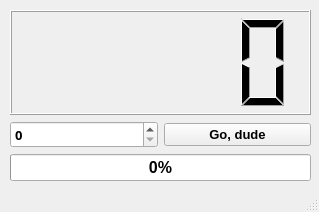
<?xml version="1.0" encoding="UTF-8"?>
<ui version="4.0">
 <class>MainWindow</class>
 <widget class="QMainWindow" name="MainWindow">
  <property name="geometry">
   <rect>
    <x>0</x>
    <y>0</y>
    <width>319</width>
    <height>212</height>
   </rect>
  </property>
  <property name="windowTitle">
   <string>Hey, dude</string>
  </property>
  <widget class="QWidget" name="centralwidget">
   <property name="font">
    <font>
     <family>Ubuntu Mono</family>
     <pointsize>12</pointsize>
     <weight>75</weight>
     <bold>true</bold>
    </font>
   </property>
   <widget class="QWidget" name="">
    <property name="geometry">
     <rect>
      <x>10</x>
      <y>10</y>
      <width>301</width>
      <height>171</height>
     </rect>
    </property>
    <layout class="QGridLayout" name="gridLayout">
     <item row="0" column="0" colspan="2">
      <widget class="QLCDNumber" name="lcdNumber">
       <property name="font">
        <font>
         <pointsize>16</pointsize>
        </font>
       </property>
      </widget>
     </item>
     <item row="1" column="0">
      <widget class="QSpinBox" name="spinBox">
       <property name="font">
        <font>
         <family>Ubuntu Mono</family>
         <pointsize>10</pointsize>
         <weight>75</weight>
         <bold>true</bold>
        </font>
       </property>
       <property name="focusPolicy">
        <enum>Qt::WheelFocus</enum>
       </property>
      </widget>
     </item>
     <item row="1" column="1">
      <widget class="QPushButton" name="buttonOne">
       <property name="enabled">
        <bool>true</bool>
       </property>
       <property name="font">
        <font>
         <family>Ubuntu</family>
         <pointsize>10</pointsize>
         <weight>75</weight>
         <bold>true</bold>
        </font>
       </property>
       <property name="cursor">
        <cursorShape>ArrowCursor</cursorShape>
       </property>
       <property name="focusPolicy">
        <enum>Qt::WheelFocus</enum>
       </property>
       <property name="text">
        <string>Go, dude</string>
       </property>
       <property name="autoDefault">
        <bool>false</bool>
       </property>
      </widget>
     </item>
     <item row="2" column="0" colspan="2">
      <widget class="QProgressBar" name="progressBar">
       <property name="font">
        <font>
         <family>Ubuntu</family>
        </font>
       </property>
       <property name="value">
        <number>0</number>
       </property>
      </widget>
     </item>
    </layout>
   </widget>
  </widget>
  <widget class="QStatusBar" name="statusbar"/>
 </widget>
 <resources/>
 <connections/>
</ui>
